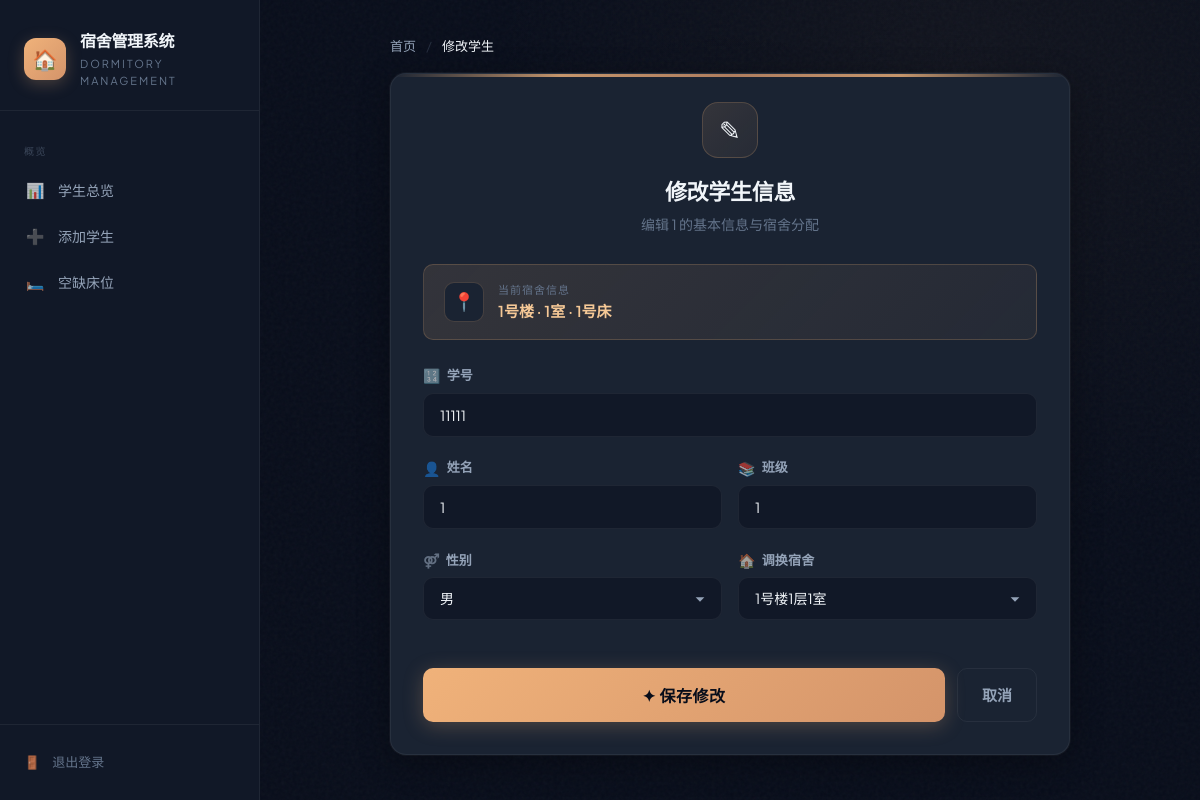
/edit_student.php?id=9 (signed in), run on the app's committed database.
### tables this page shows
CREATE TABLE `student` (
  `id` int(11) NOT NULL,
  `student_no` varchar(20) NOT NULL,
  `name` varchar(50) NOT NULL,
  `class_name` varchar(50) NOT NULL,
  `gender` enum('男','女') NOT NULL,
  `dorm_id` int(11) DEFAULT NULL,
  `bed_no` int(11) DEFAULT NULL
);

CREATE TABLE `dormitory` (
  `id` int(11) NOT NULL,
  `building_no` int(11) NOT NULL,
  `floor_no` int(11) NOT NULL,
  `room_no` int(11) NOT NULL,
  `gender` enum('男','女') NOT NULL DEFAULT '男',
  `capacity` int(11) DEFAULT '4',
  `available_beds` int(11) DEFAULT '4'
);

### edit_student.php (the view, shortened to what this page needs)
<?php
require_once 'config.php';
$id = intval($_GET['id']);
$student = $conn->query("SELECT * FROM student WHERE id=$id")->fetch_assoc();
$allDorms = $conn->query("SELECT *, CONCAT(building_no,'号楼',floor_no,'层',room_no,'室') as full_name
                          FROM dormitory ORDER BY building_no, floor_no, room_no");
?>
<!DOCTYPE html>
<html lang="zh-CN">
<head>
    <link rel="stylesheet" href="style.css?v=2">
</head>
<body>
    <div class="app-layout">
        <aside class="sidebar">
            <div class="sidebar-header">
                <a href="index.php" class="sidebar-brand">
                    <div class="sidebar-logo">🏠</div>
                    <div class="sidebar-brand-text">
                        <h1>宿舍管理系统</h1>
                        <div class="subtitle">Dormitory Management</div>
                    </div>
                </a>
            </div>
            <nav class="sidebar-nav">
                <div class="nav-section-label">概览</div>
                <a href="index.php">
                    <span class="nav-icon">📊</span>
                    <span>学生总览</span>
                </a>
                <a href="add_student.php">
                    <span class="nav-icon">➕</span>
                    <span>添加学生</span>
                </a>
                <a href="vacant_beds.php">
                    <span class="nav-icon">🛏️</span>
                    <span>空缺床位</span>
                </a>
            </nav>
            <div class="sidebar-footer">
                <a href="logout.php">
                    <span class="nav-icon">🚪</span>
                    <span>退出登录</span>
                </a>
            </div>
        </aside>
        <main class="main-content form-page">
            <div class="main-inner">
                <div class="breadcrumb">
                    <a href="index.php">首页</a>
                    <span class="sep">/</span>
                    <span class="current">修改学生</span>
                </div>
                <div class="form-card">
                    <div class="form-card-header">
                        <div class="form-icon">✎</div>
                        <h2>修改学生信息</h2>
                        <p class="form-desc">编辑 <?= htmlspecialchars($student['name']) ?> 的基本信息与宿舍分配</p>
                    </div>
                    <div class="form-card-body">
                        <?php
                        $curDorm = $conn->query("SELECT building_no, floor_no, room_no FROM dormitory WHERE id=" . $student['dorm_id'])->fetch_assoc();
                        ?>
                        <div class="form-info-banner">
                            <div class="banner-icon">📍</div>
                            <div class="banner-content">
                                <div class="banner-label">当前宿舍信息</div>
                                <div class="banner-value">
                                    <?php if($curDorm): ?>
                                        <?= $curDorm['building_no'] ?>号楼 · <?= $curDorm['room_no'] ?>室 · <?= $student['bed_no'] ?>号床
                                    <?php else: ?>
                                        未分配宿舍
                                    <?php endif; ?>
                                </div>
                            </div>
                        </div>
                        <form method="post">
                            <div class="form-field">
                                <label for="student_no">
                                    <span class="label-icon">🔢</span>
                                    学号
                                </label>
                                <div class="input-wrap">
                                    <input type="text" id="student_no" name="student_no" class="form-control"
                                           value="<?= htmlspecialchars($student['student_no']) ?>" required>
                                </div>
                            </div>
                            <div class="form-field-row">
                                <div class="form-field">
                                    <label for="name">
                                        <span class="label-icon">👤</span>
                                        姓名
                                    </label>
                                    <div class="input-wrap">
                                        <input type="text" id="name" name="name" class="form-control"
                                               value="<?= htmlspecialchars($student['name']) ?>" required>
                                    </div>
                                </div>
                                <div class="form-field">
                                    <label for="class_name">
                                        <span class="label-icon">📚</span>
                                        班级
                                    </label>
                                    <div class="input-wrap">
                                        <input type="text" id="class_name" name="class_name" class="form-control"
                                               value="<?= htmlspecialchars($student['class_name']) ?>">
                                    </div>
                                </div>
                            </div>
                            <div class="form-field-row">
                                <div class="form-field">
                                    <label for="gender">
                                        <span class="label-icon">⚤</span>
                                        性别
                                    </label>
                                    <div class="input-wrap">
                                        <select id="gender" name="gender" class="form-control">
                                            <option value="男" <?= $student['gender']=='男'?'selected':'' ?>>男</option>
                                        </select>
                                    </div>
                                </div>
                                <div class="form-field">
                                    <label for="dorm_id">
                                        <span class="label-icon">🏠</span>
                                        调换宿舍
                                    </label>
                                    <div class="input-wrap">
                                        <select id="dorm_id" name="dorm_id" class="form-control">
                                            <?php while($d = $allDorms->fetch_assoc()): ?>
                                            <option value="<?= $d['id'] ?>" data-gender="<?= $d['gender'] ?>" <?= ($d['id']==$student['dorm_id'])?'selected':'' ?>>
                                                <?= $d['full_name'] ?>
                                            </option>
                                            <?php endwhile; ?>
                                        </select>
                                    </div>
                                </div>
                            </div>
                            <div class="form-actions">
                                <div class="form-actions-row">
                                    <button type="submit" class="btn-submit primary">
                                        ✦ 保存修改
                                    </button>
                                    <a href="index.php" class="btn-cancel">取消</a>
                                </div>
                            </div>
                        </form>
                    </div>
                </div>
            </div>
        </main>
    </div>
</body>
</html>

### data on the page
student: name "1", bed_no "1", student_no "11111", class_name "1", gender "男", dorm_id "1号楼1层1室"
dormitory: building_no "1", room_no "1"
